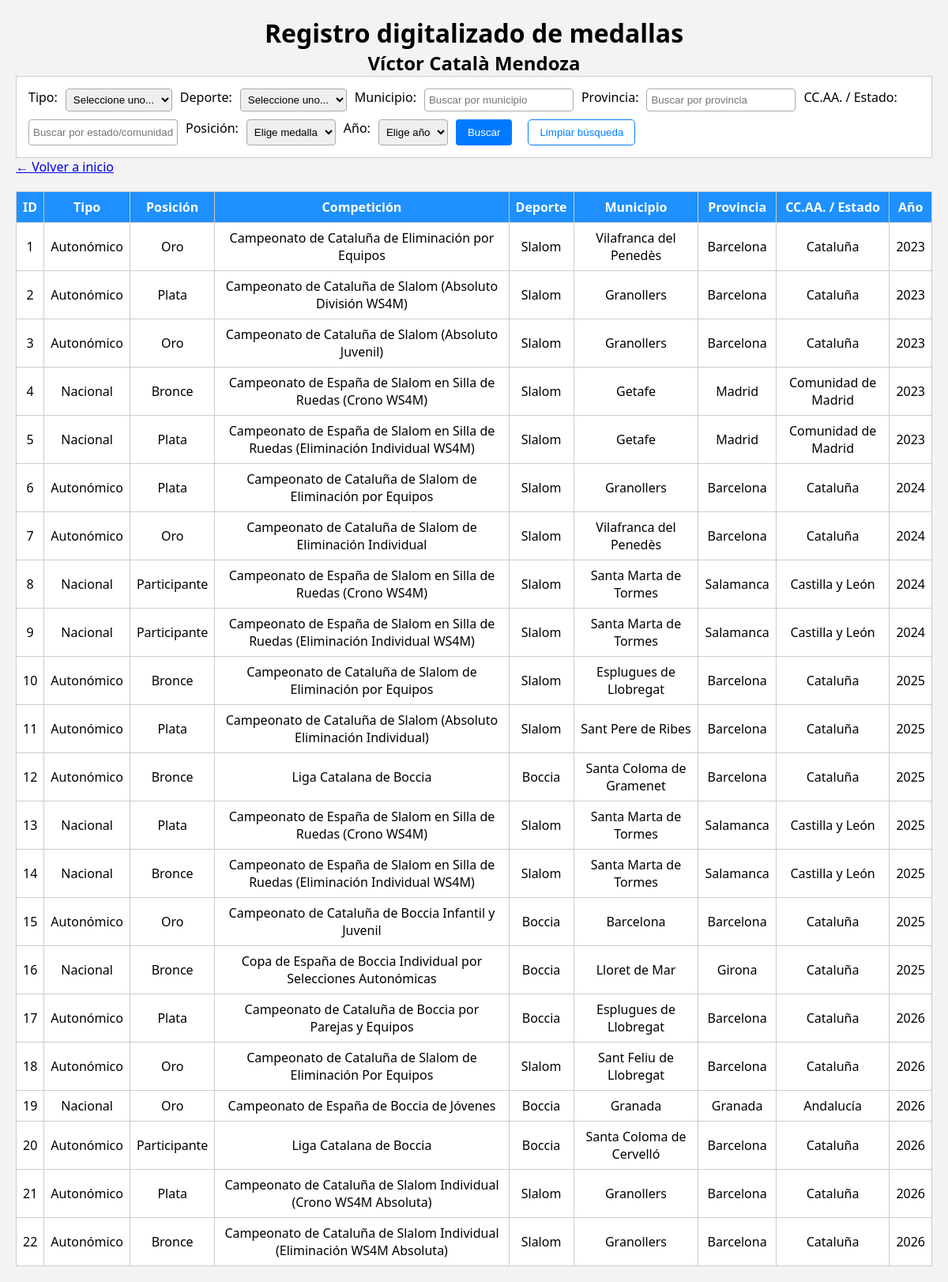
Page /medallero.php on the committed database.
### tables this page shows
CREATE TABLE medallas (
    id INT AUTO_INCREMENT PRIMARY KEY,
    tipo ENUM('Autonómico', 'Nacional', 'Internacional'),
    competicion VARCHAR(255),
    deporte VARCHAR(100),
    posicion ENUM('Oro', 'Plata', 'Bronce', 'Participante'),
    lugar VARCHAR(100),
    provincia VARCHAR(100),
    comunidad VARCHAR(100),
    pais VARCHAR(100),
    year YEAR
);

### funciones.php (called while the page is built, shortened)
<?php
function iconoMedalla($posicion)
{
    switch ($posicion) {
        default:
            return ucfirst($posicion);
    }
}
?>

### medallero.php (the view, shortened to what this page needs)
<?php include 'conexion.php';
include 'funciones.php'; ?>
<!DOCTYPE html>
<html>
<head>
    <link rel="stylesheet" href="css/index.css">
</head>
<body>
    <header>
        <h1>Registro digitalizado de medallas</h1>
        <h2>Víctor Català Mendoza</h2>
    </header>
    <form method="GET">
        Tipo:
        <select name="tipo">
            <option value="">Seleccione uno...</option>
        </select>
        Deporte:
        <select name="deporte">
            <option value="">Seleccione uno...</option>
        </select>
        Municipio:
        <input type="text" name="lugar" id="municipio" placeholder="Buscar por municipio">
        Provincia:
        <input type="text" name="provincia" id="provincia" placeholder="Buscar por provincia">
        CC.AA. / Estado:
        <input type="text" name="comunidad" id="comunidad" placeholder="Buscar por estado/comunidad autónoma">
        Posición:
        <select name="posicion">
            <option value="">Elige medalla</option>
        </select>
        Año:
        <select name="year">
            <option value="">Elige año</option>
        </select>
        <input type="submit" value="Buscar">
        <button type="button" id="limpiar-filtros">Limpiar búsqueda</button>
    </form>
    <a href="index.php">&larr; Volver a inicio</a>
    <?php
    $sql = "SELECT * FROM medallas WHERE 1=1";
    $resultado = $conexion->query($sql);
    if ($resultado->num_rows > 0): ?>
        <table>
            <tr>
                <th>ID</th>
                <th>Tipo</th>
                <th>Posición</th>
                <th>Competición</th>
                <th>Deporte</th>
                <th>Municipio</th>
                <th>Provincia</th>
                <th>CC.AA. / Estado</th>
                <th>Año</th>
            </tr>
            <?php while ($fila = $resultado->fetch_assoc()): ?>
                <tr>
                    <td><?php echo $fila['id']; ?></td>
                    <td><?php echo $fila['tipo']; ?></td>
                    <td class="<?php echo $fila['posicion']; ?>">
                        <?php echo iconoMedalla($fila['posicion']); ?>
                    </td>
                    <td><?php echo $fila['competicion']; ?></td>
                    <td><?php echo $fila['deporte']; ?></td>
                    <?php
                        if ($fila.['lugar'] == $fila['provincia']) {
                            echo "<td colspan=" + 2 + ">" . $fila['lugar'] . "</td>";
                            echo "<td>" . $fila['provincia'] . "</td>";
                        } elseif ($fila['provincia'] == $fila['comunidad']) {
                            echo "<td colspan=" + 2 + ">" . $fila['provincia'] . "</td>";
                            echo "<td>" . $fila['comunidad'] . "</td>";
                        }  else {
                            echo "<td>" . $fila['lugar'] . "</td>";
                            echo "<td>" . $fila['provincia'] . "</td>";
                            echo "<td>" . $fila['comunidad'] . "</td>";
                        }
                    ?>
                    <td><?php echo $fila['year']; ?></td>
                </tr>
            <?php endwhile; ?>
        </table>
    <?php else: ?>
        <p>No se han encontrado resultados</p>
    <?php endif; ?>
</body>
</html>

### css/index.css (style rules this page uses)
* { box-sizing: border-box; padding: 0; margin: 0; }
body { font-family: 'Segoe UI', Tahoma, Geneva, Verdana, sans-serif; background-color: #f3f3f3; margin: 20px; }
header { text-align: center; }
form { background: #fff; padding: 15px; border: 1px solid #ccc; display: flex; flex-direction: row; flex-wrap: wrap; gap: 10px; }
input[type="text"], select { padding: 5px; border: 1px solid #aaa; border-radius: 4px; }
input[type="submit"] { padding: 6px 15px; background-color: #007BFF; color: white; border: none; border-radius: 4px; cursor: pointer; }
#limpiar-filtros { background-color: #fff; color: #007BFF; border: 1px solid #007BFF; padding: 8px 14px; border-radius: 5px; cursor: pointer; margin-left: 10px; transition: background-color 0.3s ease; }
table { width: 100%; border-collapse: collapse; margin-top: 20px; background: #fff; }
th, td { border: 1px solid #ccc; padding: 8px; text-align: center; }
th { background-color: dodgerblue; color: white; text-align: center; }

### rows in the picture
medallas: id "1", tipo "Autonómico", posicion "Oro", competicion "Campeonato de Cataluña de Eliminación por Equipos", deporte "Slalom", lugar "Vilafranca del Penedès", provincia "Barcelona", comunidad "Cataluña", year "2023"
medallas: id "2", tipo "Autonómico", posicion "Plata", competicion "Campeonato de Cataluña de Slalom (Absoluto División WS4M)", deporte "Slalom", lugar "Granollers", provincia "Barcelona", comunidad "Cataluña", year "2023"
medallas: id "3", tipo "Autonómico", posicion "Oro", competicion "Campeonato de Cataluña de Slalom (Absoluto Juvenil)", deporte "Slalom", lugar "Granollers", provincia "Barcelona", comunidad "Cataluña", year "2023"
medallas: id "4", tipo "Nacional", posicion "Bronce", competicion "Campeonato de España de Slalom en Silla de Ruedas (Crono WS4M)", deporte "Slalom", lugar "Getafe", provincia "Madrid", comunidad "Comunidad de Madrid", year "2023"
medallas: id "5", tipo "Nacional", posicion "Plata", competicion "Campeonato de España de Slalom en Silla de Ruedas (Eliminación Individual WS4M)", deporte "Slalom", lugar "Getafe", provincia "Madrid", comunidad "Comunidad de Madrid", year "2023"
medallas: id "6", tipo "Autonómico", posicion "Plata", competicion "Campeonato de Cataluña de Slalom de Eliminación por Equipos", deporte "Slalom", lugar "Granollers", provincia "Barcelona", comunidad "Cataluña", year "2024"
medallas: id "7", tipo "Autonómico", posicion "Oro", competicion "Campeonato de Cataluña de Slalom de Eliminación Individual", deporte "Slalom", lugar "Vilafranca del Penedès", provincia "Barcelona", comunidad "Cataluña", year "2024"
medallas: id "8", tipo "Nacional", posicion "Participante", competicion "Campeonato de España de Slalom en Silla de Ruedas (Crono WS4M)", deporte "Slalom", lugar "Santa Marta de Tormes", provincia "Salamanca", comunidad "Castilla y León", year "2024"
medallas: id "9", tipo "Nacional", posicion "Participante", competicion "Campeonato de España de Slalom en Silla de Ruedas (Eliminación Individual WS4M)", deporte "Slalom", lugar "Santa Marta de Tormes", provincia "Salamanca", comunidad "Castilla y León", year "2024"
medallas: id "10", tipo "Autonómico", posicion "Bronce", competicion "Campeonato de Cataluña de Slalom de Eliminación por Equipos", deporte "Slalom", lugar "Esplugues de Llobregat", provincia "Barcelona", comunidad "Cataluña", year "2025"
medallas: id "11", tipo "Autonómico", posicion "Plata", competicion "Campeonato de Cataluña de Slalom (Absoluto Eliminación Individual)", deporte "Slalom", lugar "Sant Pere de Ribes", provincia "Barcelona", comunidad "Cataluña", year "2025"
medallas: id "12", tipo "Autonómico", posicion "Bronce", competicion "Liga Catalana de Boccia", deporte "Boccia", lugar "Santa Coloma de Gramenet", provincia "Barcelona", comunidad "Cataluña", year "2025"
medallas: id "13", tipo "Nacional", posicion "Plata", competicion "Campeonato de España de Slalom en Silla de Ruedas (Crono WS4M)", deporte "Slalom", lugar "Santa Marta de Tormes", provincia "Salamanca", comunidad "Castilla y León", year "2025"
medallas: id "14", tipo "Nacional", posicion "Bronce", competicion "Campeonato de España de Slalom en Silla de Ruedas (Eliminación Individual WS4M)", deporte "Slalom", lugar "Santa Marta de Tormes", provincia "Salamanca", comunidad "Castilla y León", year "2025"
medallas: id "15", tipo "Autonómico", posicion "Oro", competicion "Campeonato de Cataluña de Boccia Infantil y Juvenil", deporte "Boccia", lugar "Barcelona", provincia "Barcelona", comunidad "Cataluña", year "2025"
medallas: id "16", tipo "Nacional", posicion "Bronce", competicion "Copa de España de Boccia Individual por Selecciones Autonómicas", deporte "Boccia", lugar "Lloret de Mar", provincia "Girona", comunidad "Cataluña", year "2025"
medallas: id "17", tipo "Autonómico", posicion "Plata", competicion "Campeonato de Cataluña de Boccia por Parejas y Equipos", deporte "Boccia", lugar "Esplugues de Llobregat", provincia "Barcelona", comunidad "Cataluña", year "2026"
medallas: id "18", tipo "Autonómico", posicion "Oro", competicion "Campeonato de Cataluña de Slalom de Eliminación Por Equipos", deporte "Slalom", lugar "Sant Feliu de Llobregat", provincia "Barcelona", comunidad "Cataluña", year "2026"
medallas: id "19", tipo "Nacional", posicion "Oro", competicion "Campeonato de España de Boccia de Jóvenes", deporte "Boccia", lugar "Granada", provincia "Granada", comunidad "Andalucía", year "2026"
medallas: id "20", tipo "Autonómico", posicion "Participante", competicion "Liga Catalana de Boccia", deporte "Boccia", lugar "Santa Coloma de Cervelló", provincia "Barcelona", comunidad "Cataluña", year "2026"
medallas: id "21", tipo "Autonómico", posicion "Plata", competicion "Campeonato de Cataluña de Slalom Individual (Crono WS4M Absoluta)", deporte "Slalom", lugar "Granollers", provincia "Barcelona", comunidad "Cataluña", year "2026"
medallas: id "22", tipo "Autonómico", posicion "Bronce", competicion "Campeonato de Cataluña de Slalom Individual (Eliminación WS4M Absoluta)", deporte "Slalom", lugar "Granollers", provincia "Barcelona", comunidad "Cataluña", year "2026"
